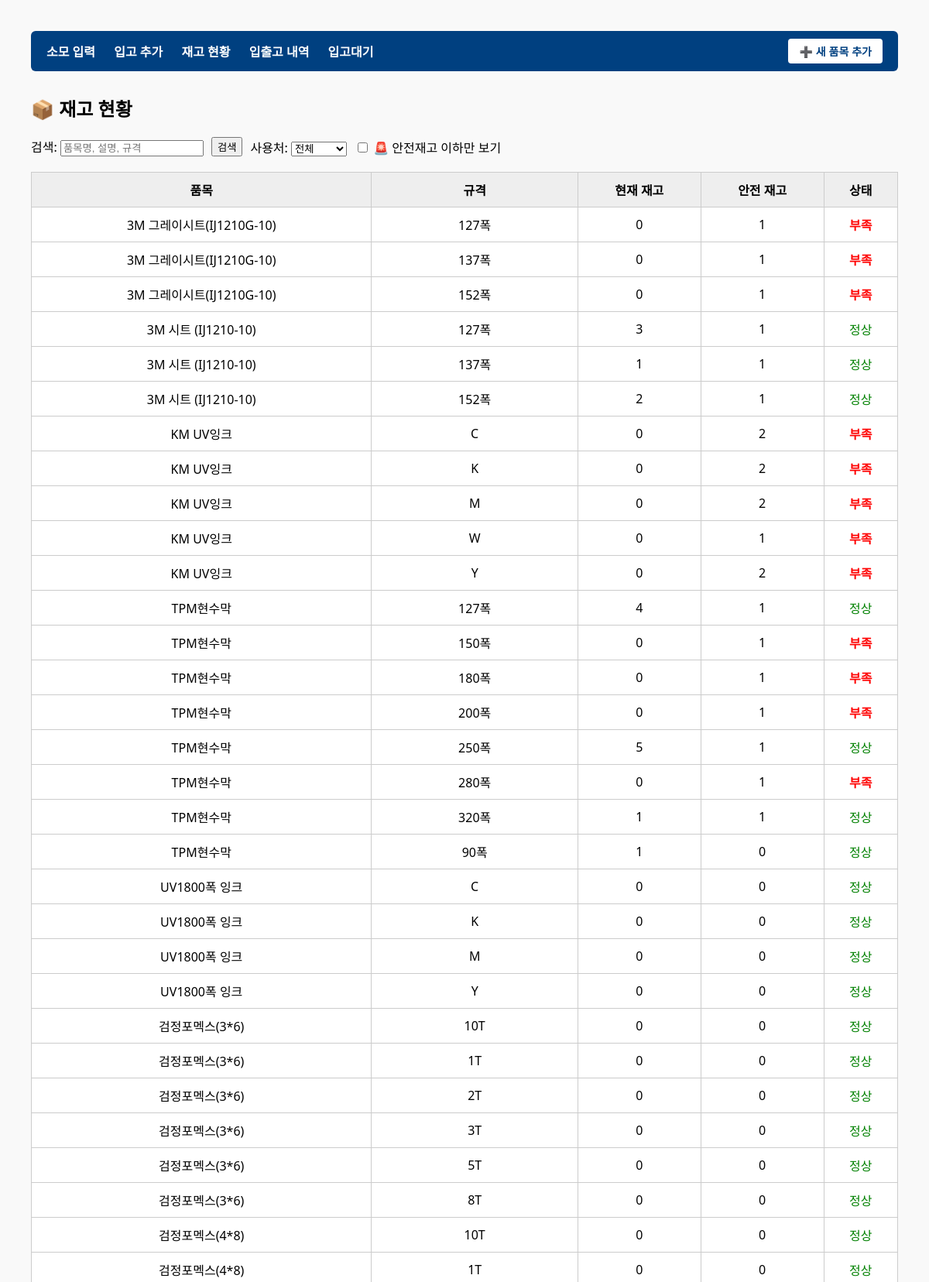
The app's page /status/ (upper part) with its own data.
### inventory/models.py (models this page shows, shortened)
class ProductVariant(models.Model):
    item = models.ForeignKey(Item, verbose_name="품목", on_delete=models.CASCADE)
    spec = models.ForeignKey(Spec, verbose_name="규격", on_delete=models.CASCADE)
    code = models.CharField("품목 코드", max_length=20, unique=True, null=True, blank=True)
    current_quantity = models.PositiveIntegerField("현재 재고", default=0)
    min_quantity = models.PositiveIntegerField("안전 재고", default=0, help_text="재고 부족 경고 기준 수량")
    unit_price = models.PositiveIntegerField("단가", default=0, help_text="이 품목+규격의 단가(원)")
    class Meta:
        unique_together = ('item', 'spec')
        ordering = ['item__name', 'spec__label']
        verbose_name = "품목 규격"
        verbose_name_plural = "품목 규격"

class Item(models.Model):
    name = models.CharField("품목명", max_length=100)
    category = models.ForeignKey(UsageCategory, verbose_name="사용처", on_delete=models.SET_NULL, null=True, blank=True)
    description = models.TextField(blank=True, null=True)
    class Meta:
        verbose_name = "품목"
        verbose_name_plural = "품목"

class Spec(models.Model):
    label = models.CharField("규격 라벨", max_length=100)
    class Meta:
        verbose_name = "규격"
        verbose_name_plural = "규격"

### inventory/views.py (the view)
# urls.py: path('status/', inventory_status, name='inventory_status'),
def inventory_status(request):
    category_id = request.GET.get('category')
    show_low_stock = request.GET.get('low_stock') == '1'
    query = request.GET.get('q', '')
    variants = ProductVariant.objects.select_related('item', 'spec', 'item__category')
    if category_id:
        variants = variants.filter(item__category_id=category_id)
    if show_low_stock:
        variants = variants.filter(current_quantity__lt=F('min_quantity'))
    if query:
        variants = variants.filter(
            Q(item__name__icontains=query) |
            Q(item__description__icontains=query) |
            Q(spec__label__icontains=query)
        )
    categories = UsageCategory.objects.all()
    context = {
        'variants': variants,
        'categories': categories,
        'selected_category': category_id,
        'show_low_stock': show_low_stock,
        'q': query,
    }
    return render(request, 'inventory/inventory_status.html', context)

### inventory/context_processors.py (called while the page is built)
def common_categories(request):
    return {
        'categories': UsageCategory.objects.all()
    }

### inventory/templates/inventory/inventory_status.html (shortened to what this page needs)
{% extends 'inventory/base.html' %}
{% load static %}
{% block content %}
<h2>📦 재고 현황</h2>
<form method="get" class="filter-form" style="display: flex; flex-wrap: wrap; align-items: center; gap: 10px; margin-bottom: 20px;">
  <label>
    검색:
    <input type="text" name="q" placeholder="품목명, 설명, 규격" value="{{ request.GET.q|default_if_none:'' }}">
  </label>
  <button type="submit">검색</button>
  <label>
    사용처:
    <select name="category" onchange="this.form.submit()">
      <option value="">전체</option>
    </select>
  </label>
  <label>
    <input type="checkbox" name="low_stock" value="1" {% if show_low_stock %}checked{% endif %} onchange="this.form.submit()">
    🚨 안전재고 이하만 보기
  </label>
</form>
<table class="styled-table">
  <thead>
    <tr>
      <th>품목</th>
      <th>규격</th>
      <th>현재 재고</th>
      <th>안전 재고</th>
      <th>상태</th>
    </tr>
  </thead>
  <tbody>
    {% for variant in variants %}
    <tr>
      <td>{{ variant.item.name }}</td>
      <td>{{ variant.spec.label }}</td>
      <td>{{ variant.current_quantity }}</td>
      <td>{{ variant.min_quantity }}</td>
      <td>
        {% if variant.current_quantity < variant.min_quantity %}
        <span class="status-low">부족</span>
        {% else %}
        <span class="status-ok">정상</span>
        {% endif %}
      </td>
    </tr>
    {% empty %}
    <tr><td colspan="5">재고 정보가 없습니다.</td></tr>
    {% endfor %}
  </tbody>
</table>
{% endblock %}

### inventory/static/css/style.css (style rules this page uses)
body { font-family: 'Segoe UI', sans-serif; margin: 40px; background-color: #f9f9f9; }
h2 { font-size: 24px; margin-bottom: 20px; }
table { width: 100%; border-collapse: collapse; background-color: white; }
th, td { border: 1px solid #ccc; padding: 10px; text-align: center; }
th { background-color: #eee; }
.status-low { color: red; font-weight: bold; }
.status-ok { color: green; }

### records on screen
ProductVariant: item.name "3M 그레이시트(IJ1210G-10)", spec.label "127폭", current_quantity "0", min_quantity "1", shows "부족"
ProductVariant: item.name "3M 그레이시트(IJ1210G-10)", spec.label "137폭", current_quantity "0", min_quantity "1", shows "부족"
ProductVariant: item.name "3M 그레이시트(IJ1210G-10)", spec.label "152폭", current_quantity "0", min_quantity "1", shows "부족"
ProductVariant: item.name "3M 시트 (IJ1210-10)", spec.label "127폭", current_quantity "3", min_quantity "1", shows "정상"
ProductVariant: item.name "3M 시트 (IJ1210-10)", spec.label "137폭", current_quantity "1", min_quantity "1", shows "정상"
ProductVariant: item.name "3M 시트 (IJ1210-10)", spec.label "152폭", current_quantity "2", min_quantity "1", shows "정상"
ProductVariant: item.name "KM UV잉크", spec.label "C", current_quantity "0", min_quantity "2", shows "부족"
ProductVariant: item.name "KM UV잉크", spec.label "K", current_quantity "0", min_quantity "2", shows "부족"
ProductVariant: item.name "KM UV잉크", spec.label "M", current_quantity "0", min_quantity "2", shows "부족"
ProductVariant: item.name "KM UV잉크", spec.label "W", current_quantity "0", min_quantity "1", shows "부족"
ProductVariant: item.name "KM UV잉크", spec.label "Y", current_quantity "0", min_quantity "2", shows "부족"
ProductVariant: item.name "TPM현수막", spec.label "127폭", current_quantity "4", min_quantity "1", shows "정상"
ProductVariant: item.name "TPM현수막", spec.label "150폭", current_quantity "0", min_quantity "1", shows "부족"
ProductVariant: item.name "TPM현수막", spec.label "180폭", current_quantity "0", min_quantity "1", shows "부족"
ProductVariant: item.name "TPM현수막", spec.label "200폭", current_quantity "0", min_quantity "1", shows "부족"
ProductVariant: item.name "TPM현수막", spec.label "250폭", current_quantity "5", min_quantity "1", shows "정상"
ProductVariant: item.name "TPM현수막", spec.label "280폭", current_quantity "0", min_quantity "1", shows "부족"
ProductVariant: item.name "TPM현수막", spec.label "320폭", current_quantity "1", min_quantity "1", shows "정상"
ProductVariant: item.name "TPM현수막", spec.label "90폭", current_quantity "1", min_quantity "0", shows "정상"
ProductVariant: item.name "UV1800폭 잉크", spec.label "C", current_quantity "0", min_quantity "0", shows "정상"
ProductVariant: item.name "UV1800폭 잉크", spec.label "K", current_quantity "0", min_quantity "0", shows "정상"
ProductVariant: item.name "UV1800폭 잉크", spec.label "M", current_quantity "0", min_quantity "0", shows "정상"
ProductVariant: item.name "UV1800폭 잉크", spec.label "Y", current_quantity "0", min_quantity "0", shows "정상"
ProductVariant: item.name "검정포멕스(3*6)", spec.label "10T", current_quantity "0", min_quantity "0", shows "정상"
ProductVariant: item.name "검정포멕스(3*6)", spec.label "1T", current_quantity "0", min_quantity "0", shows "정상"
ProductVariant: item.name "검정포멕스(3*6)", spec.label "2T", current_quantity "0", min_quantity "0", shows "정상"
ProductVariant: item.name "검정포멕스(3*6)", spec.label "3T", current_quantity "0", min_quantity "0", shows "정상"
ProductVariant: item.name "검정포멕스(3*6)", spec.label "5T", current_quantity "0", min_quantity "0", shows "정상"
ProductVariant: item.name "검정포멕스(3*6)", spec.label "8T", current_quantity "0", min_quantity "0", shows "정상"
ProductVariant: item.name "검정포멕스(4*8)", spec.label "10T", current_quantity "0", min_quantity "0", shows "정상"
ProductVariant: item.name "검정포멕스(4*8)", spec.label "1T", current_quantity "0", min_quantity "0", shows "정상"
